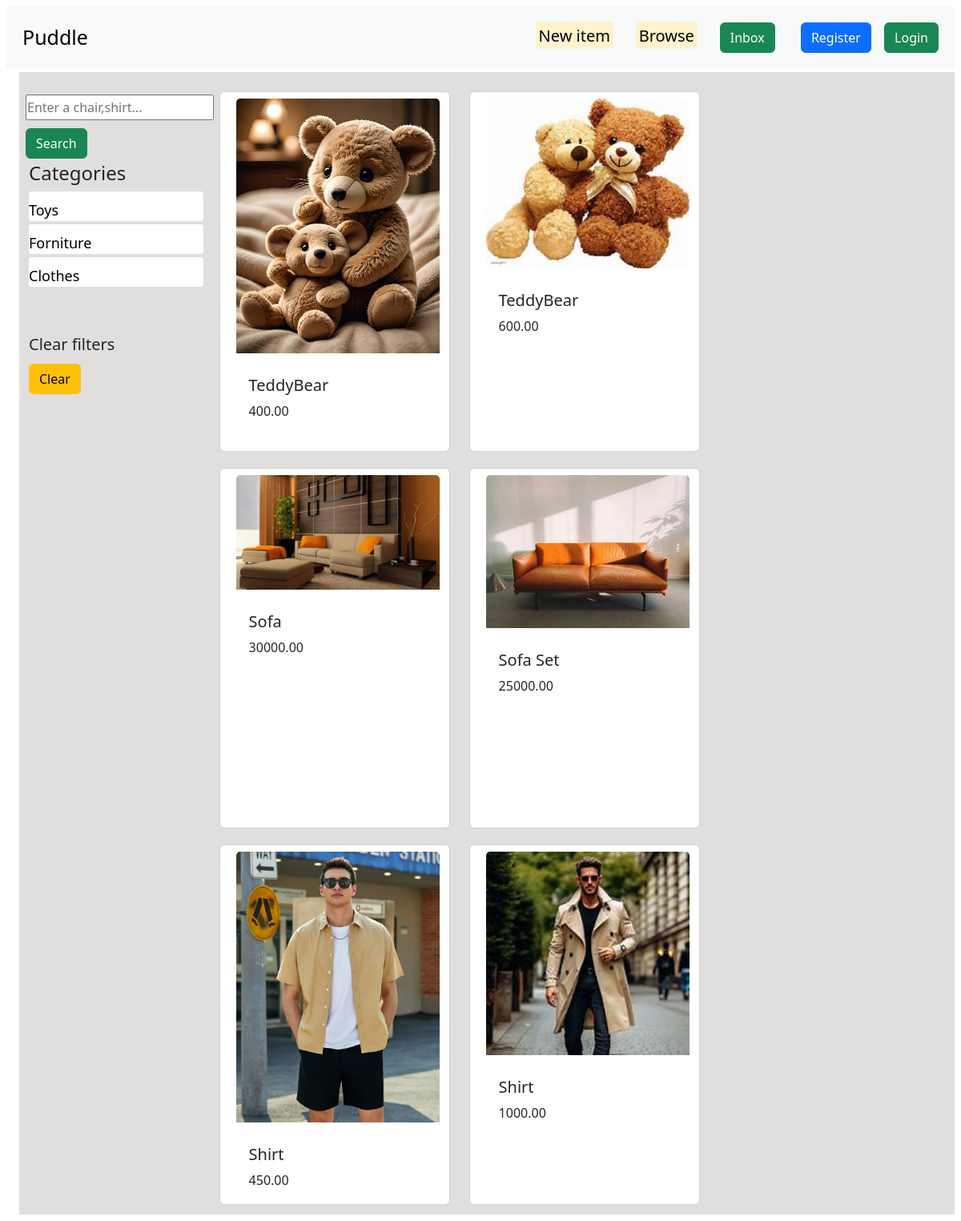
Page /browse_items on the committed database.
### core/models.py (models this page shows, shortened)
class Categories(models.Model):
    user = models.ForeignKey(User,on_delete=models.CASCADE)
    category = models.CharField(max_length=255)

class NewItem(models.Model):
    category = models.ForeignKey(Categories,on_delete=models.CASCADE,related_name='newitem')
    user = models.ForeignKey(User,on_delete=models.CASCADE)
    name = models.CharField(max_length=255)
    photo = models.ImageField(upload_to='photos/',blank=True,null=True)
    description = models.TextField()
    created = models.DateTimeField(auto_now_add=True)
    updated = models.DateTimeField(auto_now=True)
    price = models.DecimalField(max_digits=10,decimal_places=2)

### core/views.py (the view)
# urls.py: path('browse_items',views.browse_items,name='browse_items'),
def browse_items(request, category_id=None):
    categories = Categories.objects.all()
    if category_id:
        items = NewItem.objects.filter(category_id=category_id)
    else:
        items = NewItem.objects.all()
    return render(request, 'browse.html', {
        'items': items,
        'categories': categories,
        'selected_category': category_id,   # optional, for highlighting active category
    })

### core/templates/browse.html
{% extends 'base.html' %}
{% block content %}
<div class="browse">
    <div class="left3">
        <div class="search">
            <input type="text" name="name" placeholder="Enter a chair,shirt...">
            <button class="btn btn-success">Search</button>
        </div>
        <div class="cat">
            <h4>Categories</h4>
            {% for categ in categories %}
            <a href="{% url 'browse_category' categ.id %}">{{ categ.category }}</a>
            {% endfor %}
        </div>
        <div class="filter">
            <h5>Clear filters</h5>
            <a href="{% url 'browse_items' %}" class="btn btn-warning clear">Clear</a>
        </div>
    </div>
    <div class="right3">
        <div class="container row gap-3 flex">
            {% for item in items %}
            <div class="card" style="width: 18rem;">
                <a href="{% url 'single_item' item.id %}"><img src="{{ item.photo.url }}" class="card-img-top" alt="..."></a>
                <div class="card-body">
                    <h5 class="card-title">{{item.name}}</h5>
                    <p class="card-text">{{ item.price }}</p>
                </div>
            </div>
            {% endfor %}
        </div>
    </div>
</div>
{% endblock %}

### static/css/style.css (style rules this page uses)
* { margin:4px; }
.card { width:500px; height:450px; }
.browse { display: flex; margin-left: 20px; background-color:rgb(225, 222, 222); padding-top:20px; }
.left3 { width: 20%; }
.right3 { width: 80%; }
.cat a { display:flex; flex-direction:row; text-decoration: none; color:black; font-size: 18px; background-color: white; padding-top:10px; border-radius: 3px; text-align:center; }
.filter a { padding:2 5px; }
.filter { margin-top:60px; }
.search input { padding:2px 0px; }
.search button { margin-top: 10px; }

### rows in the picture
Categories: category "Toys"
Categories: category "Forniture"
Categories: category "Clothes"
NewItem: photo (picture), name "TeddyBear", price "400.00"
NewItem: photo (picture), name "TeddyBear", price "600.00"
NewItem: photo (picture), name "Sofa", price "30000.00"
NewItem: photo (picture), name "Sofa Set", price "25000.00"
NewItem: photo (picture), name "Shirt", price "450.00"
NewItem: photo (picture), name "Shirt", price "1000.00"
